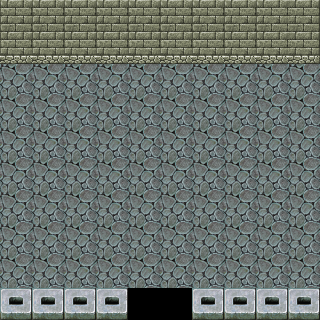

Tiled map render using the project's own tile images. Description and the map definition, with tile-layer contents summarised, below:
An orthogonal 10x10 tile map with 32x32 px tiles, 3 tile layers (Ground, Fringe, HouseTop), 3 tilesets and 2 objects (door).

<map version="1.0" orientation="orthogonal" renderorder="right-down" width="10" height="10" tilewidth="32" tileheight="32" nextobjectid="4">
 <properties>
  <property name="bgm" value="bgm/test_house.wav" />
 </properties>
 <tileset firstgid="1" name="tile_a3" tilewidth="32" tileheight="32">
  <image source="../spritesheets/tile_a3.png" width="512" height="256" />
 </tileset>
 <tileset firstgid="129" name="tile_a5" tilewidth="32" tileheight="32">
  <image source="../spritesheets/tile_a5.png" width="256" height="512" />
 </tileset>
 <tileset firstgid="257" name="tile_a4" tilewidth="32" tileheight="32">
  <image source="../spritesheets/tile_a4.png" width="512" height="480" />
  <tile id="88">
   <properties>
    <property name="action" value="mapchange" />
    <property name="dest_x" value="20" />
    <property name="dest_y" value="21" />
    <property name="destmap" value="maps/testmap.tmx" />
   </properties>
  </tile>
 </tileset>
 <layer name="Ground" width="10" height="10">
  <data>[100 cells, 92 non-empty, 6 distinct tile ids]</data>
 </layer>
 <layer name="Fringe" width="10" height="10">
  <data>[100 cells, 0 non-empty, 0 distinct tile ids]</data>
 </layer>
 <layer name="HouseTop" width="10" height="10">
  <data>[100 cells, 8 non-empty, 1 distinct tile ids]</data>
 </layer>
 <objectgroup name="Collision">
  <object id="1" x="0" y="64">
   <polyline points="0,0 320,0 320,256 0,256 0,0" />
  </object>
 </objectgroup>
 <objectgroup name="Event">
  <object id="2" name="door" x="128" y="288" width="64" height="32">
   <properties>
    <property name="action" value="mapchange" />
    <property name="dest_x" value="20.5" />
    <property name="dest_y" value="20.5" />
    <property name="destmap" value="maps/testmap.tmx" />
   </properties>
  </object>
 </objectgroup>
</map>
